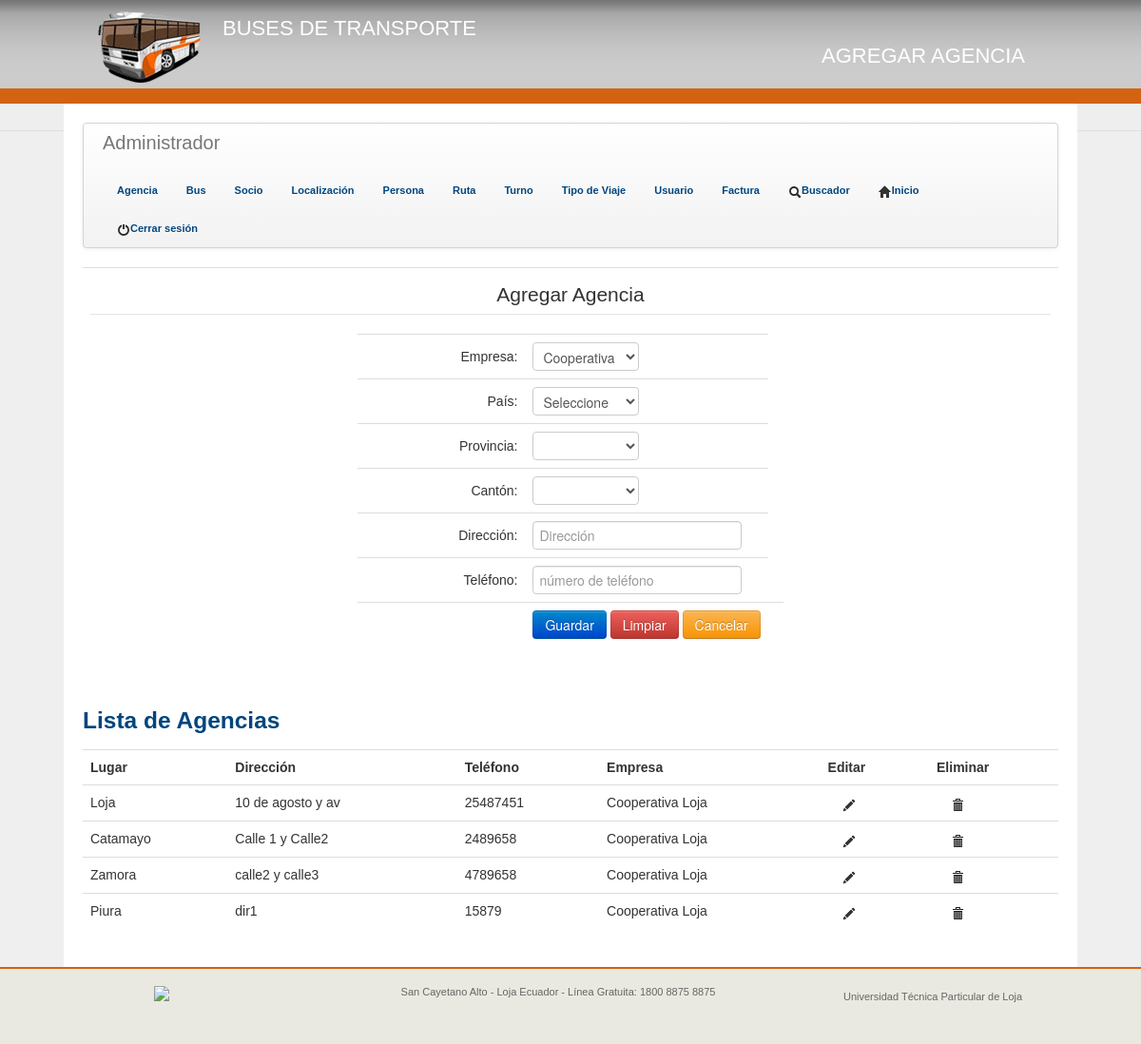
Page /pages/addAgencia.php (signed in) on the committed database.
### tables this page shows
CREATE TABLE IF NOT EXISTS `agencia` (
  `idAgencia` int(11) NOT NULL AUTO_INCREMENT,
  `idCanton` int(11) NOT NULL,
  `direccion` text NOT NULL,
  `telefono` varchar(10) NOT NULL,
  `rucEmpresa` varchar(12) NOT NULL,
  PRIMARY KEY (`idAgencia`),
  KEY `idCanton` (`idCanton`),
  KEY `rucEmpresa` (`rucEmpresa`)
);

CREATE TABLE IF NOT EXISTS `canton` (
  `idCanton` int(11) NOT NULL AUTO_INCREMENT,
  `idProvincia` int(11) NOT NULL,
  `nombre` varchar(30) NOT NULL,
  PRIMARY KEY (`idCanton`),
  KEY `idProvincia` (`idProvincia`)
);

CREATE TABLE IF NOT EXISTS `empresa` (
  `Ruc` varchar(12) NOT NULL,
  `NombreEmpresa` varchar(40) NOT NULL,
  `Direccion` varchar(60) NOT NULL,
  `idCanton` int(11) NOT NULL,
  `Telefono` varchar(10) NOT NULL,
  `PermisoOperacion` varchar(20) NOT NULL,
  PRIMARY KEY (`Ruc`),
  KEY `Canton` (`idCanton`)
);

### dll/conexion.php (called while the page is built, shortened)
<?php
		class Conexion{
			var $host;
			var $usuario;
			var $contrasena;
			var $baseDatos;
			function Conexion(){
				$this->host="localhost";
				$this->usuario="root";
				$this->contrasena="";
				$this->baseDatos="buses_db";
			}
			function conectarse(){
				$enlace = mysqli_connect($this->host, $this->usuario, $this->contrasena, $this->baseDatos);
				return($enlace);
			}
		}
?>

### pages/addAgencia.php (the view, shortened to what this page needs)
<?php
require "../dll/conexion.php";
$objeConexion = new Conexion();
?>
<!DOCTYPE html>
<html>
<head>
	<link href="../UtplCss/tema.css" rel="stylesheet">
	<link href="../UtplCss/internas.css" rel="stylesheet">
</head>
<body>
	<header>
		<section class="encabezado">
			<div class="logo">
				<a style="float:left;display:block;" href="http://www.utpl.edu.ec"><img src="../img/logo.png"></img></a>
				<h1 style="float:left;">Buses de Transporte</h1>
			</div>
			<div class="tituloPag" id="clickeable" onclick="location.href='../index.php';" style="cursor:pointer;">
				<h1 >
					Agregar Agencia
				</h1>
			</div>
		</section>
	</header>
	<div class="contenedor">
		<?php
		include ("../php/menu_admin.php");
		?>
		<section id="content">
			<table class="table">
				<tbody>
					<tr>
						<td> <center>
							<form class="form-horizontal" name="edificio" action="../php/addAgen.php" method="POST">
								<fieldset>
									<legend>Agregar Agencia</legend>
									<table>
										<tbody>
											<tr>
												<td><label class="control-label">Empresa:</label></td>
												<td>
													<select required name="selEmpr">
														<?php
														$query = "select Ruc,NombreEmpresa from empresa";
														$result = mysqli_query($objeConexion->conectarse(), $query) or die(mysqli_error());;
														while($row = mysqli_fetch_array($result)){
															?>
															<option value="<?php echo $row["Ruc"]; ?>">
																<?php echo $row["NombreEmpresa"]; ?>
															</option>
															<?php
														}
														?>
													</select>
												</td>
											</tr>
											<tr>
												<td><label class="control-label">País:</label></td>
												<td>
													<select required name="idpais" id="idpais">
														<option value="null">Seleccione</option>
													</select>
												</td>
											</tr>
											<tr>
												<td>
													<label class="control-label">Provincia:</label>
												</td>
												<td>
													<select  name="idProv" id="idProv">
													</select>
												</td>
											</tr>
											<tr>
												<td>
													<label class="control-label">Cantón:</label>
												</td>
												<td>
													<select  name="idCant" id="idCant">
													</select>
												</td>
											</tr>
											<tr>
												<td><label class="control-label">Dirección:</label></td>
												<td><input name="dirAgen" type="text" placeholder="Dirección" required></td>
											</tr>
											<tr>
												<td><label class="control-label">Teléfono:</label></td>
												<td><input name="telfAgen" type="tel" placeholder="número de teléfono" required></td>
											</tr>
											<tr>
												<td></td>
												<td>
													<center>
														<button class=" btn btn-primary" type="submit"> Guardar </button>
														<button class="btn btn-danger" type="reset"> Limpiar </button>
														<input class="btn btn-warning" type="button" name="Cancelar" value="Cancelar" onClick="location.href='../index.php'">
													</center>
												</td>
												<td></td>
											</tr>
										</tbody>
									</table>
								</fieldset>
							</form>
						</center>
					</td>
				</tr>
			</tbody>
		</table>
		<?php
		include("../php/listarAgencias.php");
		?>
	</section>
</div>
<footer>
	<div class="containerdiv">
		<div id="cc">
			<a href="http://creativecommons.org/licenses/by-nc-nd/3.0/ec/" target="_blank"><img src="http://www.utpl.edu.ec/sites/all/themes/utpl/images/cc.jpg"></a>
		</div>
		<div id="contactinfo">
			<p>San Cayetano Alto  - Loja Ecuador - Línea Gratuita: 1800 8875 8875</p>
		</div>
		<div id="q">
			Universidad Técnica Particular de Loja
		</div>
	</div>
</footer>
</body>
</html>

### php/listarAgencias.php (shortened to what this page needs)
<?php
include("../dll/conexionsql.php");
extract($_GET);
if(!isset($bandera)){
	$sql="SELECT agencia.idAgencia, canton.nombre, agencia.direccion,agencia.telefono,empresa.NombreEmpresa FROM agencia
	INNER JOIN canton
	ON agencia.idCanton = canton.idCanton
	INNER JOIN empresa
	ON agencia.rucEmpresa = empresa.Ruc";
	$ressql=mysql_query($sql,$con);
	$totdatos=mysql_num_rows($ressql);
	if($totdatos>0){
		echo "<table border='0' class='table table-hover'>";
		echo "<h3 class=\"azul\">Lista de Agencias</h3>";
		echo "<tr>";
		echo "<th scope='col'>"."Lugar"."</th>";
		echo "<th scope='col'>"."Dirección"."</th>";
		echo "<th scope='col'>"."Teléfono"."</th>";
		echo "<th scope='col'>"."Empresa"."</th>";
		echo "<th scope='col'>"."Editar"."</th>";
		echo "<th scope='col'>"."Eliminar"."</th>";
		echo "</tr>";
		while ($row=mysql_fetch_array($ressql)) {
			echo "<tr class='filas'>";
			echo "<td>".$row[1]."</td>";
			echo "<td>".$row[2]."</td>";
			echo "<td>".$row[3]."</td>";
			echo "<td>".$row[4]."</td>";
			echo "<td>
			<a href='actAgencia.php?id=".base64_encode($row[0])."'>
				<i class='icon-pencil'></i>
			</a>
		</td>";
		echo "<td>
		<a href='../php/listarAgencias.php?id=".base64_encode($row[0])."&bandera=1'>
			<i class='icon-trash'></i>
		</a>
	</td>";
	echo "</tr>";
}
echo "</table";
}else{
	echo "No hay datos!!";
}
}
?>

### UtplCss/tema.css (style rules this page uses)
body { background: url("../img/bg.jpg") repeat-x scroll 0% 0% #EFEFEF; margin: 0px; padding: 0px; font-family: Arial,Helvetica,Sans-serif !important; }
.encabezado { margin:auto; width: 1026px; height: 109px; }
.logo { display: inline; margin-top: 28px; width: 500px; color: white; font-weight: bolder; }
.tituloPag { float:right; color: white; font-weight: bolder; display: inline; margin: 29px 35px 0 0; }
.contenedor { width: 1026px; background: white; margin: auto; padding: 20px; }
footer { background: none repeat scroll 0 0 #EAE9E1; border-top: 2px solid #D36311; height: 65px; padding-top: 14px; width: 100%; }
.containerdiv { height: 65px; display: block; margin: 0 auto; width: 1026px; }
#cc { display: block; float: left; height: 42px; margin: 0 35px 23px 60px; width: 105px; }
#contactinfo { color: #666666; display: block; float: left; font-size: 11px; height: 65px; text-align: center; text-decoration: none; width: 600px; }
#q { display: block; float: left; font-size: 11px; color: #666666; height: 25px; margin: 5px 0px 35px 0px; width: 200px; }
h1 { font-size: 22px !important; font-weight: 100; line-height: 40px; text-transform: uppercase; }
.navbar label,a { color: #00457E !important; font-family: Arial,Helvetica,Sans-serif !important; font-size: 11px !important; font-weight: bold !important; padding: 8px 15px; text-decoration: none !important; }
.peq15 input, select, textarea, .uneditable-input { width: 8em; }

### UtplCss/internas.css (style rules this page uses)
.azul { color: #00457E; }

### rows in the picture
agencia: idCanton.nombre "Loja", direccion "10 de agosto y av", telefono "25487451", rucEmpresa.NombreEmpresa "Cooperativa Loja"
agencia: idCanton.nombre "Catamayo", direccion "Calle 1 y Calle2", telefono "2489658", rucEmpresa.NombreEmpresa "Cooperativa Loja"
agencia: idCanton.nombre "Zamora", direccion "calle2 y calle3", telefono "4789658", rucEmpresa.NombreEmpresa "Cooperativa Loja"
agencia: idCanton.nombre "Piura", direccion "dir1", telefono "15879", rucEmpresa.NombreEmpresa "Cooperativa Loja"

### other values in the picture
form field selEmpr "Cooperativa Loja"
